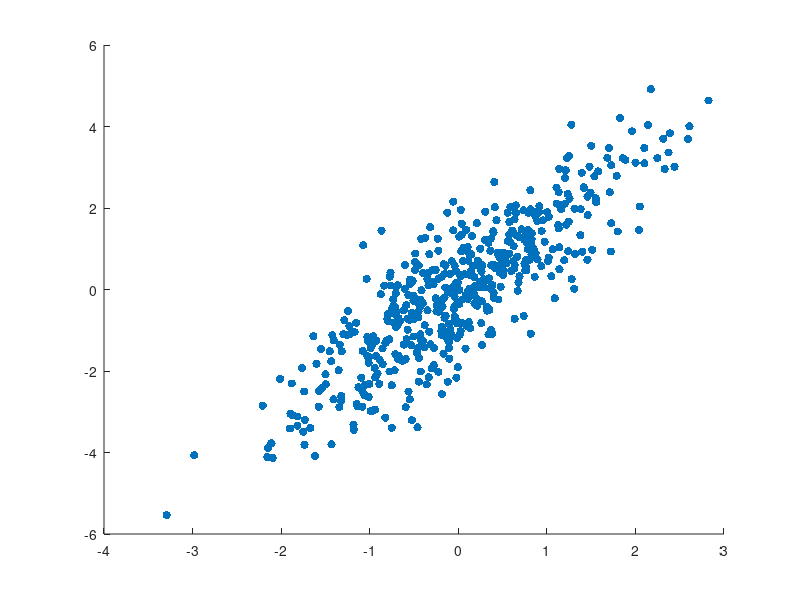

Write MATLAB code to recreate this figure. (Note: this script raises an error after producing the figure.)
% PCA graph illustration
clear;clc;
rng('default')
mu = [0 0];
Sigma = [1 1.5; 1.5 3];
R = mvnrnd(mu, Sigma, 500);

[vec,val]=eig(R'*R/500);

val=diag(val);
val=val;

s= scatter(R(:,1),R(:,2),"filled");
alpha(s,0.5)

hold on

quiver(mu(1),mu(2),vec(1,2)*val(2),vec(2,2)*val(2),1.5,'red','LineWidth',2,'MaxHeadSize',0.5);
quiver(mu(1),mu(2),vec(1,1)*val(1),vec(2,1)*val(1),8,'red','LineWidth',2,'MaxHeadSize',2);

xlim([-5 5])
ylim([-5 5])

axis equal
grid on
box on
fontsize(gcf,14,'points')
% exportgraphics(gcf,'PCAgraph.pdf','BackgroundColor','none','ContentType','vector')